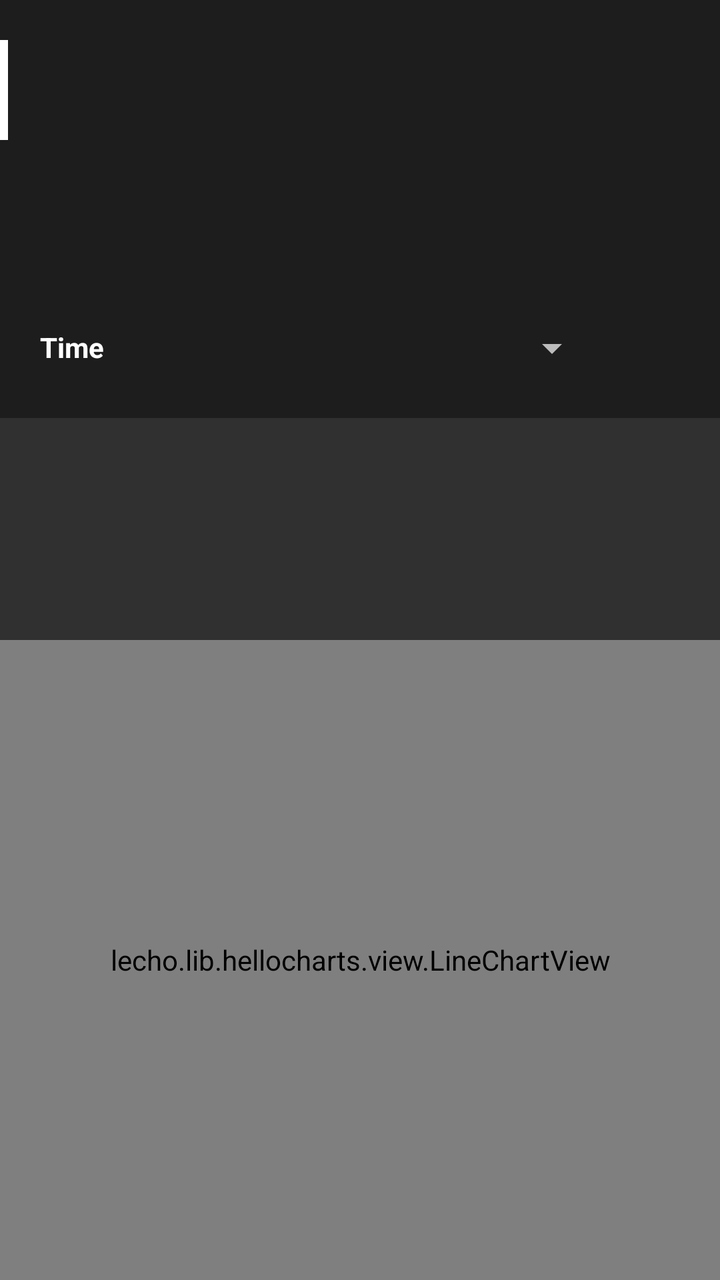
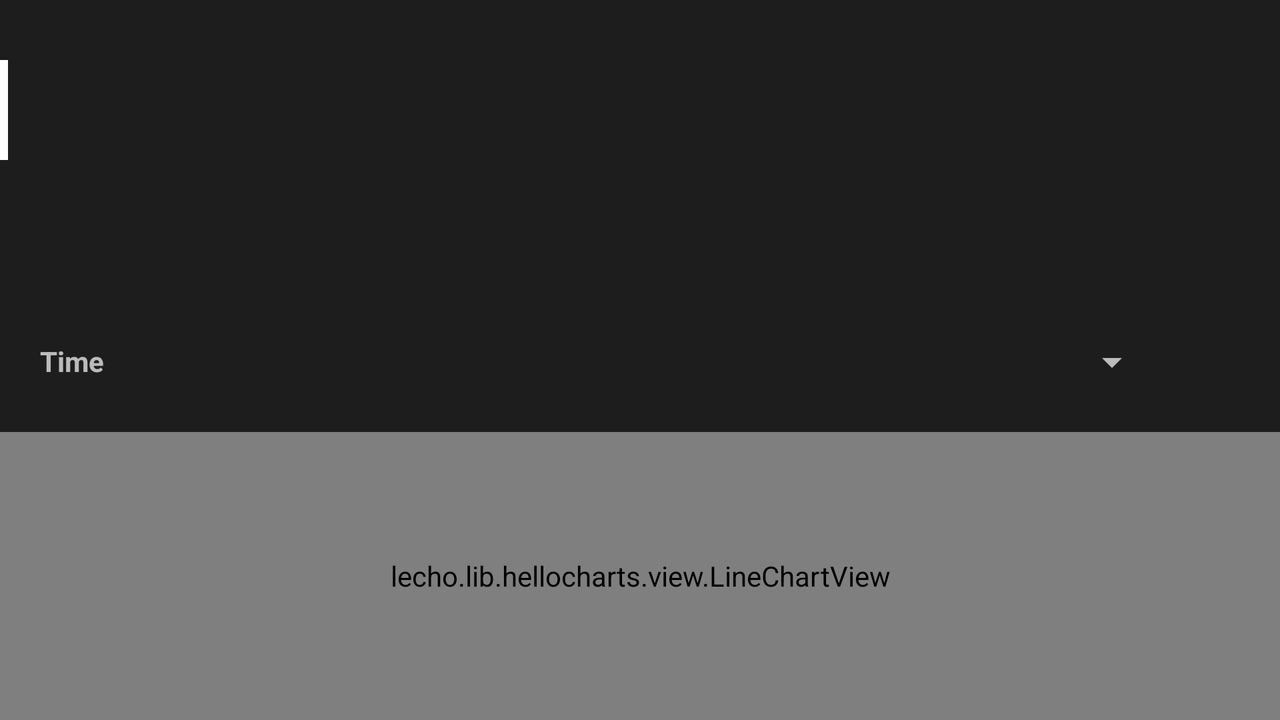

First picture: res/layout/ on a phone held upright. Second picture: the repository's own variant of that layout, on a device whose configuration matches the variant's folder. Source for both follows.
<!-- AndroidManifest.xml: activity theme DetailAppTheme -->
<!-- res/layout/activity_detail_stock.xml -->
<?xml version="1.0" encoding="utf-8"?>
<RelativeLayout
    xmlns:android="http://schemas.android.com/apk/res/android"
    android:orientation="vertical"
    android:layout_width="match_parent"
    android:layout_height="match_parent">

    <RelativeLayout
        android:id="@+id/rlStock"
        android:layout_width="match_parent"
        android:layout_height="wrap_content"
        android:layout_alignParentTop="true"
        android:paddingTop="10dp"
        android:paddingBottom="20dp"
        android:background="@color/material_dark_700">

        <View
            android:layout_width="4dp"
            android:layout_height="50dp"
            android:layout_marginTop="10dp"
            android:background="@color/white"/>
        <TextView
            android:id="@+id/tvStockName"
            android:layout_width="wrap_content"
            android:layout_height="wrap_content"
            android:textSize="27sp"
            android:textColor="@color/white"
            android:layout_marginLeft="20dp"
            android:layout_marginRight="20dp"
            android:layout_marginTop="15dp"/>
        <TextView
            android:id="@+id/tvStockSymbol"
            android:layout_width="wrap_content"
            android:layout_height="wrap_content"
            android:textSize="20sp"
            android:layout_below="@+id/tvStockName"
            android:layout_marginTop="5dp"
            android:layout_marginLeft="20dp"
            android:layout_marginRight="20dp"/>

        <TextView
            android:id="@+id/tvStockBidPrice"
            android:layout_width="wrap_content"
            android:layout_height="wrap_content"
            android:textSize="20sp"
            android:layout_below="@+id/tvStockSymbol"
            android:layout_marginTop="5dp"
            android:layout_marginLeft="20dp"
            android:layout_marginRight="20dp"/>

        <TextView
            android:id="@+id/tvStockChange"
            android:layout_width="wrap_content"
            android:layout_height="wrap_content"
            android:layout_below="@+id/tvStockBidPrice"
            android:layout_marginTop="5dp"
            android:layout_marginLeft="20dp"
            android:layout_marginRight="20dp"/>

        <TextView
            android:id="@+id/tvTime"
            android:layout_width="wrap_content"
            android:layout_height="wrap_content"
            android:text="Time"
            android:textColor="@color/white"
            android:textStyle="bold"
            android:layout_below="@+id/tvStockChange"
            android:layout_marginTop="15dp"
            android:layout_marginLeft="20dp"
            android:layout_marginRight="20dp"/>
        <Spinner
            android:id="@+id/spinTime"
            android:layout_width="match_parent"
            android:layout_height="30dp"
            android:layout_below="@+id/tvStockChange"
            android:layout_marginTop="10dp"
            android:layout_marginLeft="60dp"
            android:layout_marginRight="60dp"/>
    </RelativeLayout>
    <lecho.lib.hellocharts.view.LineChartView
        android:id="@+id/lcvGraph"
        android:layout_width="match_parent"
        android:layout_height="320dp"
        android:padding="10dp"
        android:layout_alignParentBottom="true"/>
</RelativeLayout>
<!-- resources referenced by this layout -->
<resources>
  <color name="material_dark_700">#1d1d1d</color>
  <color name="white">#ffffff</color>
  <style name="DetailAppTheme" parent="Theme.AppCompat.NoActionBar">
      <item name="colorPrimary">@color/material_dark_700</item>
      <item name="colorPrimaryDark">@color/material_dark_700</item>
      
    </style>
</resources>
<!-- res/layout-land/activity_detail_stock.xml (the repository's variant of the layout above) -->
<!-- drawn on the phone turned sideways -->
<?xml version="1.0" encoding="utf-8"?>
<RelativeLayout
    xmlns:android="http://schemas.android.com/apk/res/android"
    android:orientation="vertical"
    android:layout_width="match_parent"
    android:layout_height="match_parent">

    <RelativeLayout
        android:id="@+id/rlStock"
        android:layout_width="match_parent"
        android:layout_height="wrap_content"
        android:layout_alignParentTop="true"
        android:paddingTop="20dp"
        android:paddingBottom="20dp"
        android:background="@color/material_dark_700">

        <View
            android:layout_width="4dp"
            android:layout_height="50dp"
            android:layout_marginTop="10dp"
            android:background="@color/white"/>
        <TextView
            android:id="@+id/tvStockName"
            android:layout_width="wrap_content"
            android:layout_height="wrap_content"
            android:textSize="27sp"
            android:textColor="@color/white"
            android:layout_marginLeft="20dp"
            android:layout_marginRight="20dp"
            android:layout_marginTop="15dp"/>
        <TextView
            android:id="@+id/tvStockSymbol"
            android:layout_width="wrap_content"
            android:layout_height="wrap_content"
            android:textSize="20sp"
            android:layout_below="@+id/tvStockName"
            android:layout_marginTop="5dp"
            android:layout_marginLeft="20dp"
            android:layout_marginRight="20dp"/>

        <TextView
            android:id="@+id/tvStockBidPrice"
            android:layout_width="wrap_content"
            android:layout_height="wrap_content"
            android:layout_below="@+id/tvStockSymbol"
            android:layout_marginTop="5dp"
            android:layout_marginLeft="20dp"
            android:layout_marginRight="20dp"/>

        <TextView
            android:id="@+id/tvStockChange"
            android:layout_width="wrap_content"
            android:layout_height="wrap_content"
            android:layout_below="@+id/tvStockBidPrice"
            android:layout_marginTop="5dp"
            android:layout_marginLeft="20dp"
            android:layout_marginRight="20dp"/>

        <TextView
            android:id="@+id/tvTime"
            android:layout_width="wrap_content"
            android:layout_height="wrap_content"
            android:text="Time"
            android:textStyle="bold"
            android:layout_below="@+id/tvStockChange"
            android:layout_marginTop="20dp"
            android:layout_marginLeft="20dp"
            android:layout_marginRight="20dp"/>
        <Spinner
            android:id="@+id/spinTime"
            android:layout_width="match_parent"
            android:layout_height="30dp"
            android:layout_below="@+id/tvStockChange"
            android:layout_marginTop="15dp"
            android:layout_marginLeft="60dp"
            android:layout_marginRight="60dp"/>
    </RelativeLayout>
    <lecho.lib.hellocharts.view.LineChartView
        android:id="@+id/lcvGraph"
        android:layout_width="match_parent"
        android:layout_height="320dp"
        android:padding="10dp"
        android:layout_below="@+id/rlStock"/>
</RelativeLayout>
